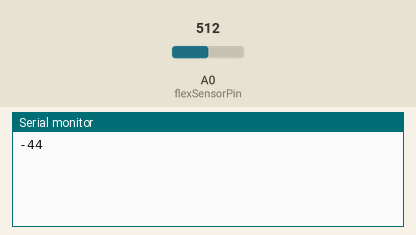
This sketch was run on a simulated Arduino Uno, built with avr-gcc and run on an emulated ATmega328P. On the bench: the last lines printed to the serial monitor. The inputs (shaded band) are chosen by the test bench; at power-on: A0 (flexSensorPin) = 512.

Above: at 1.8 s.
1.9 s: A0 (flexSensorPin) set to 716
At 2.8 s:
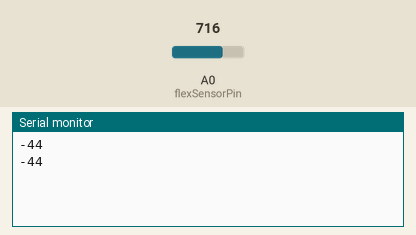
3.4 s: A0 (flexSensorPin) set to 900
At 4.7 s:
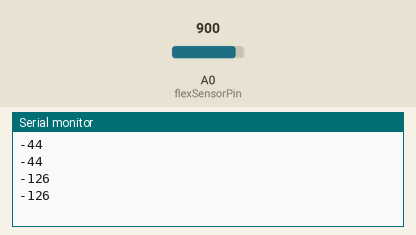
Timing chart, 0 to 6.4 s (numbered marks = the images above; inputs shaded):
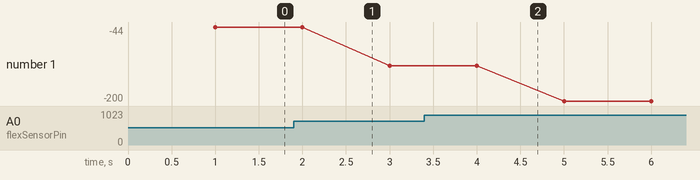

Measured:
- plotted number 1: -44 → -126 after the input at 1.9 s, -126 → -200 after the input at 3.4 s

The sketch:

Flex_Sensor_test.ino
```cpp
int flexSensorPin = A0; // analog pin 0

void setup() {
  // put your setup code here, to run once:
    Serial.begin (9600);
}

void loop() {
  // put your main code here, to run repeatedly:
    int flexSensorReading = analogRead(flexSensorPin);

    delay (1000); // just here to slow down the output for easier reading

    int flex0to100 = map (flexSensorReading, 150, 400, 100, 0);
    Serial.println(flex0to100);
}
```
